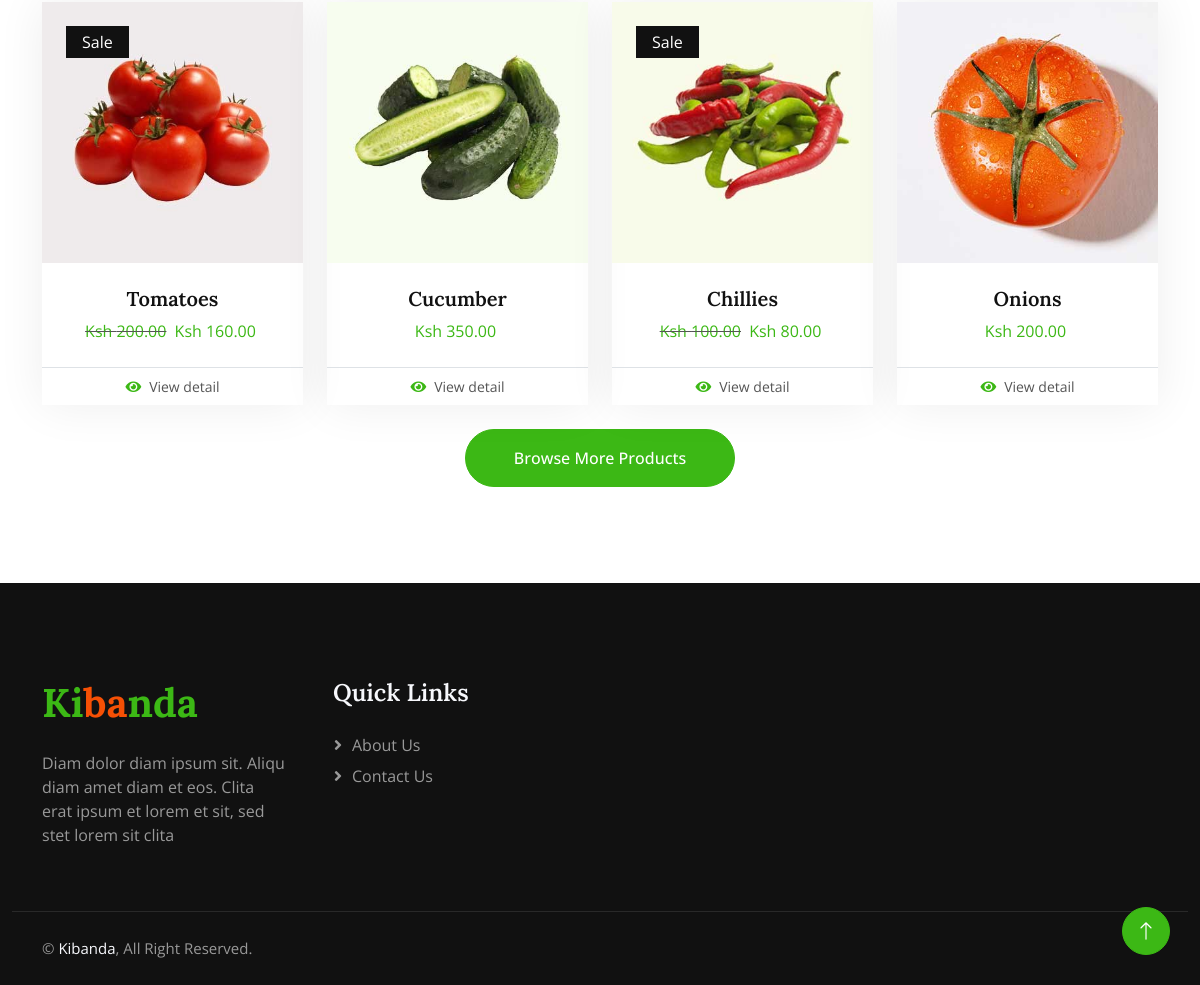
/category/Vegetables (lower part), run on an earlier commit of the app's database.
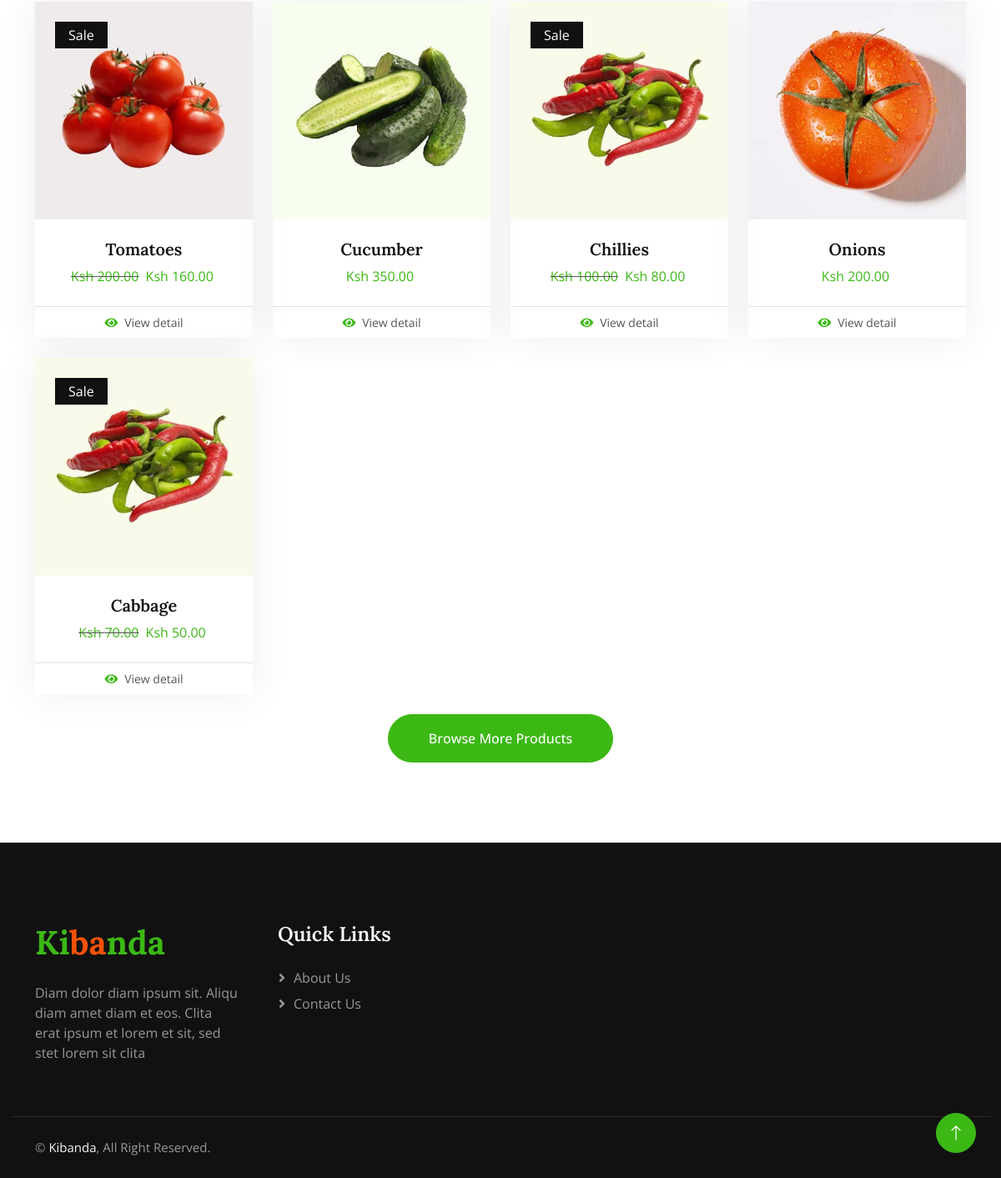
And on a later commit of the database.
### Store/models.py (models this page shows, shortened)
class Product(models.Model):
    name = models.CharField(max_length=100)
    price = models.DecimalField(default=0, decimal_places=2, max_digits=6)
    category = models.ForeignKey(Category, on_delete=models.CASCADE, default=1)
    description = models.CharField(max_length=250, default='', blank=True, null=True)
    image = models.ImageField(upload_to='uploads/products', default='uploads/products/product.png')
    is_sale = models.BooleanField(default=False)
    sales_price = models.DecimalField(default=0, decimal_places=2, max_digits=6)

### Store/views.py (the view)
# urls.py: path("category/<str:name>", views.category, name="category"),
def category(request, name):
    try:
        category = Category.objects.get(name=name)
        cat_products = Product.objects.filter(category=category)
        return  render(request, "category.html", {'cat_products':cat_products, 'category':category})
    except:
        messages.warning(request, "That category doesn't exist")
        return  redirect('Store:home')

### Store/models.py (called while the page is built)
    def __str__(self):
        return self.name

### Store/templates/category.html (shortened to what this page needs)
{% extends 'layout.html' %}
{% load static %}
{% block body %}
    <div class="container-xxl py-5">
        <div class="container">
            <div class="tab-content">
                <div id="tab-1" class="tab-pane fade show p-0 active">
                    <div class="row g-4">
                        {% for c in cat_products %}
                            {% if c.is_sale %}
                                <div class="col-xl-3 col-lg-4 col-md-6 wow fadeInUp" data-wow-delay="0.3s">
                            <div class="product-item">
                                <div class="position-relative bg-light overflow-hidden">
                                    <img class="img-fluid w-100" src="/media/{{ c.image }}" alt="">
                                    <div class="bg-dark rounded text-white position-absolute start-0 top-0 m-4 py-1 px-3">Sale</div>
                                </div>
                                <div class="text-center p-4">
                                    <a class="d-block h5 mb-2" href="">{{ c.name }}</a>
                                    <strike><span class="text-primary me-1">Ksh {{ c.price }}</span></strike>
                                    <span class="text-primary me-1">Ksh {{ c.sales_price }}</span>
                                </div>
                                <div class="d-flex border-top">
                                    <small class="w-100 text-center  py-2">
                                        <a class="text-body" href="{% url 'Store:viewdetails' c.id %}"><i class="fa fa-eye text-primary me-2"></i>View detail</a>
                                    </small>
                                </div>
                            </div>
                        </div>
                                {% else %}
                             <div class="col-xl-3 col-lg-4 col-md-6 wow fadeInUp" data-wow-delay="0.3s">
                            <div class="product-item">
                                <div class="position-relative bg-light overflow-hidden">
                                    <img class="img-fluid w-100" src="/media/{{ c.image }}" alt="">
                                </div>
                                <div class="text-center p-4">
                                    <a class="d-block h5 mb-2" href="">{{ c.name }}</a>
                                    <span class="text-primary me-1">Ksh {{ c.price }}</span>
                                </div>
                                <div class="d-flex border-top">
                                    <small class="w-100 text-center  py-2">
                                        <a class="text-body" href="{% url 'Store:viewdetails' c.id %}"><i class="fa fa-eye text-primary me-2"></i>View detail</a>
                                    </small>
                                </div>
                            </div>
                        </div>
                            {% endif %}
                        {% endfor %}
                        <div class="col-12 text-center">
                            <a class="btn btn-primary rounded-pill py-3 px-5" href="{% url 'Store:products' %}">Browse More Products</a>
                        </div>
                    </div>
                </div>
            </div>
        </div>
    </div>
{% endblock %}

What changed in the data, as far as the page shows it:
added Product: image (picture), name "Cabbage", price "70.00", sales_price "50.00"
